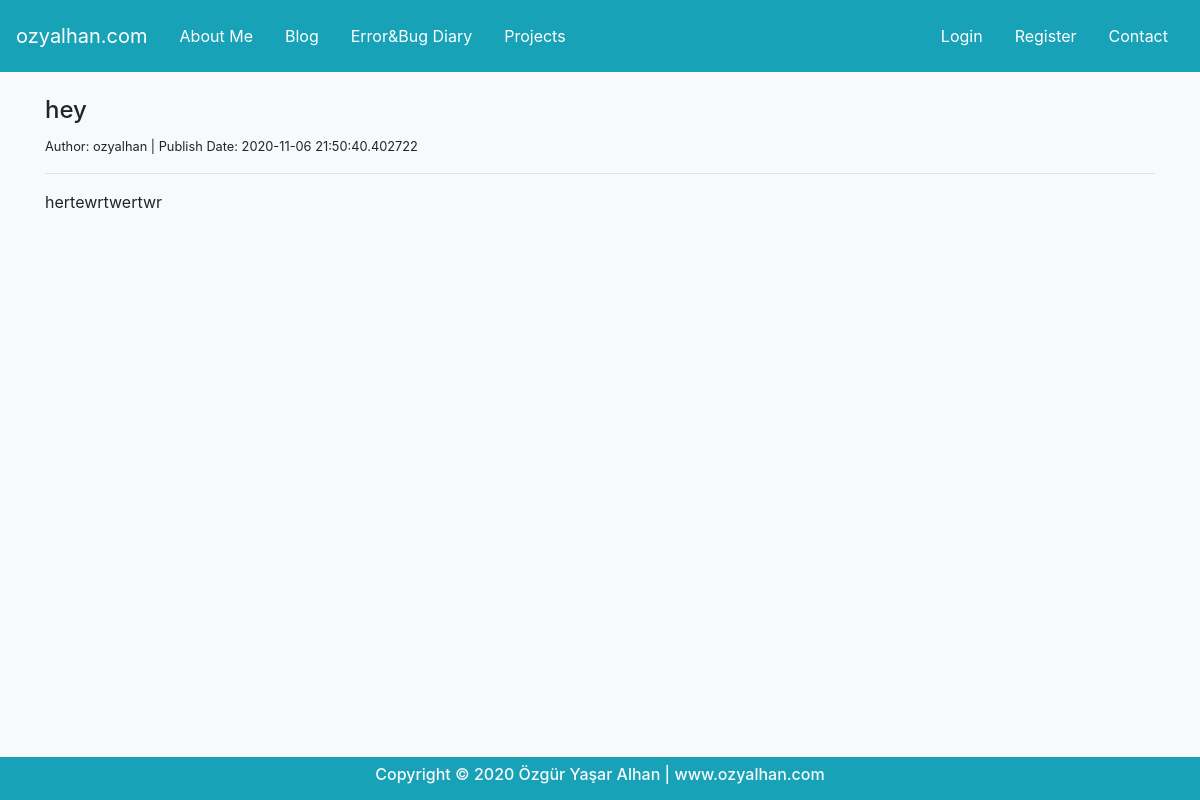
/blog/1, run on an earlier commit of the app's database.
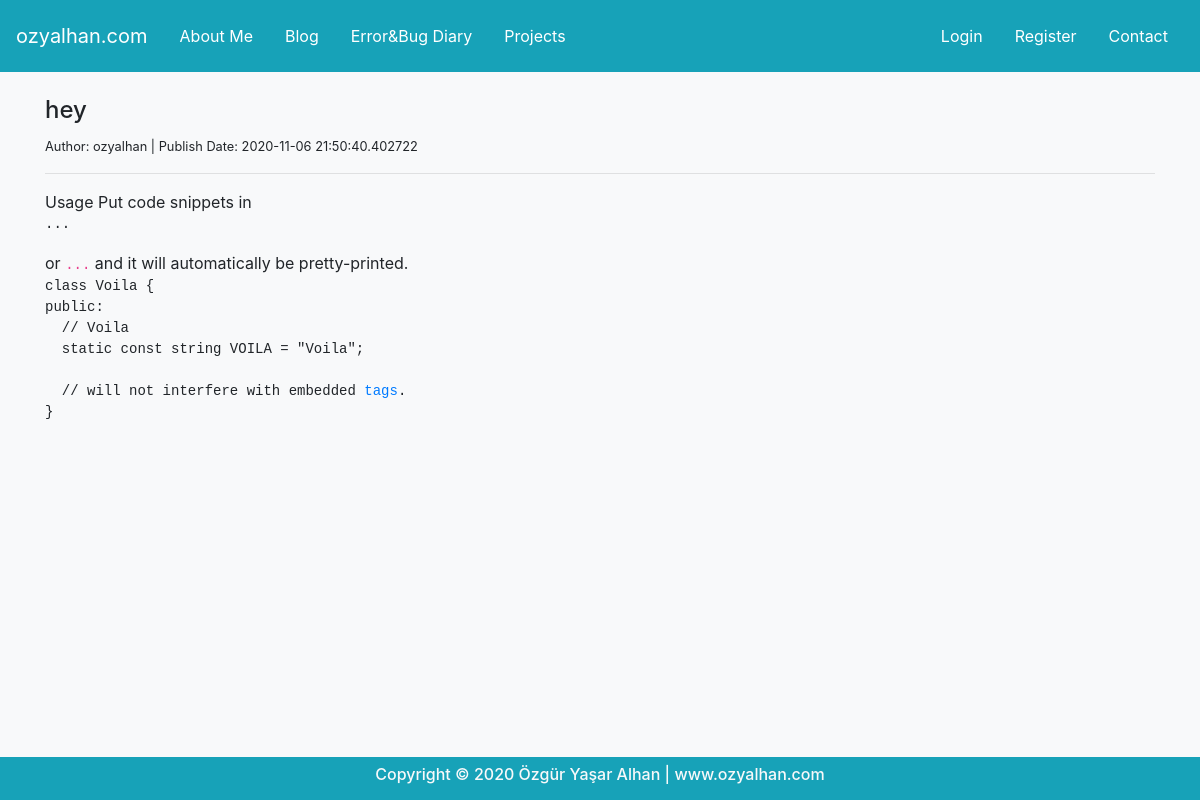
And on a later commit of the database.
### blog.py (models this page shows)
class Blogs(db.Model):
    id = db.Column(db.Integer, primary_key=True)
    title = db.Column(db.String(40), nullable=False)
    author = db.Column(db.String(40), nullable=False)
    content = db.Column(db.Text, nullable=False)
    publish_date = db.Column(
        db.DateTime, nullable=False, default=datetime.utcnow)

### blog.py (the view)
@app.route("/blog/<string:id>")
def blog(id):
    blog = Blogs.query.filter_by(id=id).first()
    if blog != "":
        return render_template("blog.html", blog=blog)
    else:
        return render_template("blog.html")

### templates/blog.html
{% extends "layout.html" %}
{% block body %}
<div class="container">
    {% if blog %}
    <h4>{{blog.title}}</h4>
    <small>Author: {{blog.author}} | Publish Date: {{blog.publish_date}}</small>
    <hr>
    {{blog.content | safe}}
    {% else %}
    <div class="alert alert-warning">No post wtih this name.</div>
    {% endif %}
</div>
{% endblock  %}

### templates/layout.html (shortened to what this page needs)
<!DOCTYPE html>
<html lang="en">
<head>
    <link rel="stylesheet" href="https://cdn.jsdelivr.net/npm/bootstrap@4.5.3/dist/css/bootstrap.min.css"
>
    <link rel="stylesheet" href="https://cdn.jsdelivr.net/gh/devicons/devicon@master/devicon.min.css">
</head>
<body class="bg-light">
    {% include "includes/navbar.html" %}
    <br><br><br><br>
    <div>
        {% block body %}
        {% endblock  %}
    </div>
    {% include "includes/copyright.html" %}
</body>
</html>

### templates/includes/navbar.html (shortened to what this page needs)
<nav class="navbar navbar-expand-md navbar-dark fixed-top bg-info">
    <a class="navbar-brand" href="/">ozyalhan.com</a>
    <div class="collapse navbar-collapse" id="navbarCollapse">
        <ul class="navbar-nav mr-auto">
            <li class="nav-link active">
                <a class="nav-link" href="/about">About Me</a>
            </li>
            <li class="nav-link active">
                <a class="nav-link" href="/blogs">Blog</a>
            </li>
            <li class="nav-link active">
                <a class="nav-link" href="/diaries">Error&Bug Diary</a>
            </li>
            <li class="nav-link active">
                <a class="nav-link" href="/projects">Projects</a>
            </li>
        </ul>
        <ul class="navbar-nav ml-auto">
            {% if session["logged_in"] %}
            <li class="nav-link active">
                <a class="nav-link" href="/dashboard">Control Panel</a>
            </li>
            <li class="nav-link active">
                <a class="nav-link" href="/logout">Logout</a>
            </li>
            {% else %}
            <li class="nav-link active">
                <a class="nav-link" href="/login">Login</a>
            </li>
            <li class="nav-link active">
                <a class="nav-link" href="/register">Register</a>
            </li>
            {% endif %}
            <li class="nav-link active">
                <a class="nav-link" href="/contact">Contact</a>
            </li>
        </ul>
    </div>
</nav>

### templates/includes/copyright.html
  <div id="copyright" class="navbar fixed-bottom text-light bg-info" role=" contentinfo">
    <h6 class="mx-auto">Copyright © 2020 Özgür Yaşar Alhan | www.ozyalhan.com</h6>
  </div>

What changed in the data, as far as the page shows it:
changed Blogs "hey": content "hertewrtwertwr" → "Usage Put code snippets in ... or ... and it will automatically be pretty-printed. class Voila { public: // Voila static const string VOILA = \"Voila\"; // will not interfere with embedded tags . }"
